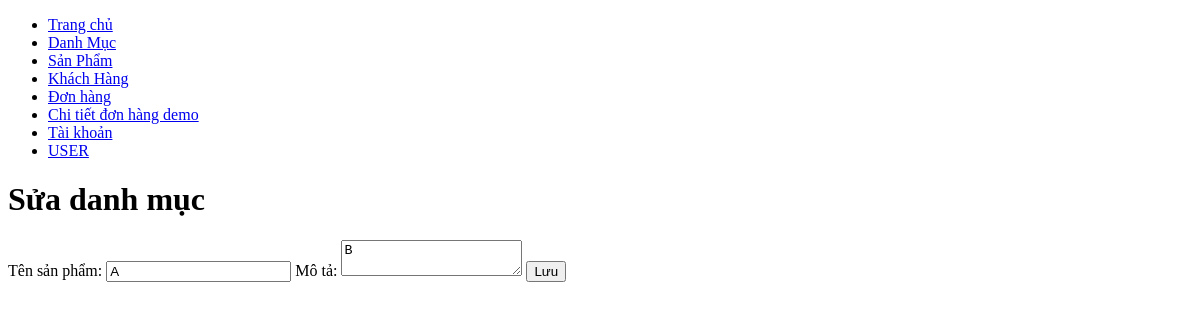
The page /admin/index.php?ctrl=danh_muc&action=edit&id=1 on the database as committed earlier.
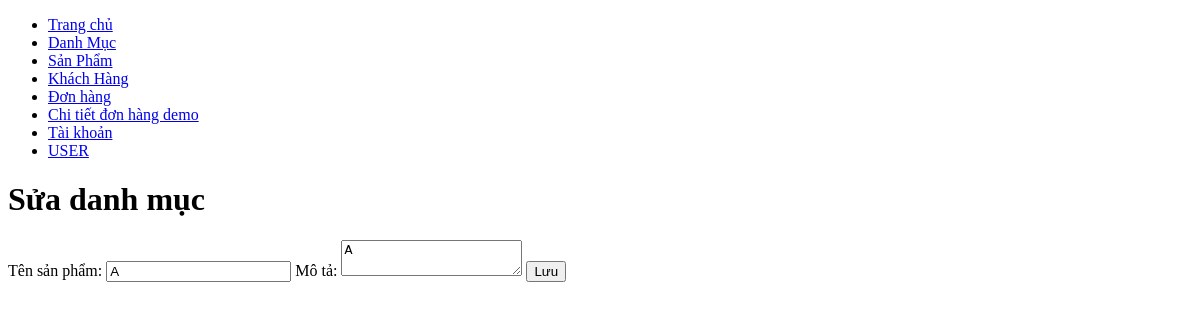
The same page on the database as committed later.
### tables this page shows
CREATE TABLE `danh_muc` (
  `id` int(11) NOT NULL,
  `ten` varchar(255) NOT NULL,
  `mo_ta` text DEFAULT NULL
);

### database/database.php (called while the page is built, shortened)
<?php
function getConnection() {
    $host = 'localhost';
    $dbname = 'shop_quan_ao';
    $username = 'root';
    $password = '';
    $options = array(PDO::MYSQL_ATTR_INIT_COMMAND => "SET NAMES utf8",
        PDO::ATTR_ERRMODE => PDO::ERRMODE_EXCEPTION);
    $DBH = new PDO('mysql:host=' . $host . ';dbname=' . $dbname, $username, $password, $options);
    return $DBH;
}
function queryOne($sql) {
    $connect = getConnection();
    $result = $connect->query($sql);
    $row = $result->fetch(PDO::FETCH_ASSOC);
    return $row;
}
?>

### admin/model/danh_muc.php (called while the page is built, shortened)
<?php
require_once "./../database/database.php";
function getDanhMucById($id) {
    $sql = "SELECT * FROM danh_muc WHERE id = $id";
    $result = queryOne($sql);
    return $result;
}

### admin/view/danh_muc/edit.php (the view, shortened to what this page needs)
<!DOCTYPE html>
<html lang="en">
<head>
</head>
<body>
    <h1>Sửa danh mục </h1>
    <form  action="index.php?ctrl=danh_muc&action=update" method="POST">
        <label for="ten">Tên sản phẩm:</label>
        <input type="text" id="ten" name="ten" value="<?php echo $danhMuc['ten']; ?>" required>
        <label for="mo_ta">Mô tả:</label>
        <textarea id="mo_ta" name="mo_ta" required><?php echo $danhMuc['mo_ta']; ?></textarea>
        <button type="submit">Lưu</button>
    </form>
</body>
</html>

Rows that differ between the two databases and show on the page:
changed danh_muc: mo_ta "B" → "A"
